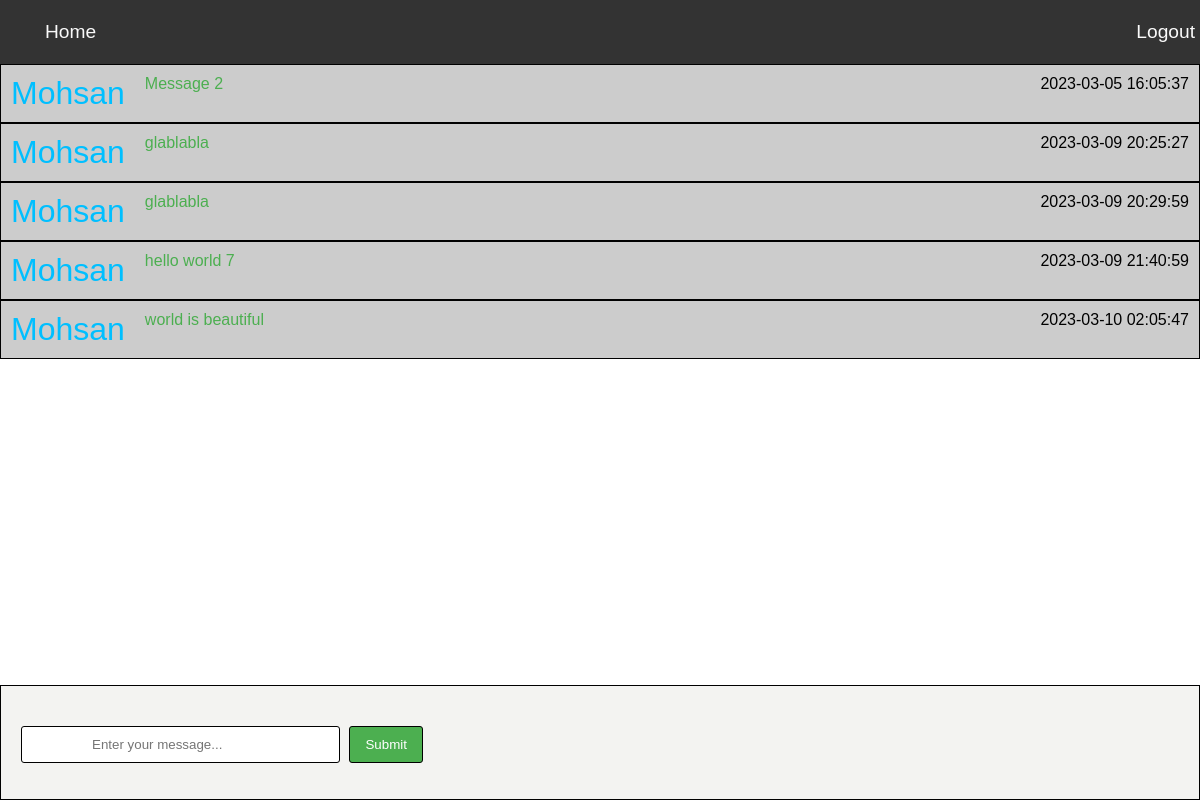
The app's page /userDetail.php?id=1 with its own data.
### tables this page shows
CREATE TABLE `messages` (
  `User_Id` int(3) NOT NULL,
  `Msg_Id` int(11) NOT NULL,
  `Message` varchar(50) NOT NULL,
  `Date` datetime NOT NULL DEFAULT current_timestamp()
);

CREATE TABLE `users` (
  `User_Id` int(11) NOT NULL,
  `Name` varchar(15) NOT NULL,
  `Email` varchar(25) NOT NULL,
  `Password` varchar(15) NOT NULL,
  `Status` varchar(10) NOT NULL
);

### userDetail.php (the view, shortened to what this page needs)
<html>
<head>
</head>
<body>
    <div class="msg-box">
        <?php
        include('./Nav.php');
        include('./db.php');
        if (isset($_GET['id'])) {
            $currentUser = $_GET['currentUser'];
            $User_id = $_GET['id'];
            $sql3 = "SELECT users.User_Id, users.Name, messages.Message,messages.Date  FROM users JOIN messages ON users.User_Id = messages.User_Id  WHERE messages.User_Id = '$User_id' OR messages.User_Id = '$currentUser'";
            $user = mysqli_query($conn, $sql3);
            while ($row = mysqli_fetch_assoc($user)) {
        ?>
                <div class="user-msg">
                    <h1 class="msg-h1"><?php echo $row['Name'] ?></h1>
                    <p class="msg-p"><?php echo $row['Message'] ?></p>
                    <p class="sticky"><?php echo $row['Date'] ?></p>
                </div>
            <?php
            }
            include('msgbox.php');
            ?>
    </div>
<?php
        } else {
            echo 'failed';
        }
?>
</body>
</html>

### Nav.php (shortened to what this page needs)
<html>
<head>
</head>
<body>
    <nav>
        <ul>
            <li><a class="a" href="#">Home</a></li>
            <?php
            if (isset($_SESSION['logedIn'])) {
            ?>
                <li class="sticky"><a class="a" href="./LoginForm.php"> Login</a></li>
            <?php                  } else {
            ?>
                <li class="sticky"><a class="a" href="./LoginForm.php">Logout</a></li>
            <?php }
            ?>
        </ul>
    </nav>
</body>
</html>

### msgbox.php
<div class="box">
    <div class="messagebox">
        <p class="typing"></p>
        <form method="POST" action="Sendmsg.php">
            <input type="text" name="message" placeholder="Enter your message...">
            <input type="submit" name="sub">
        </form>
    </div>
</div>

### userDetail.php (style rules this page uses)
body { font-family: 'Poppins', sans-serif; }
.user-msg { display: flex; border: 1px solid black; background-color: #CCC; }
.msg-h1 { color: deepskyblue; }
.msg-p { color: #4CAF50; font-weight: 300; }
h1, p { margin: 5px; padding: 5px; font-weight: 200; }
h1 { font-weight: 300; }
.messagebox { border: 1px solid black; position: fixed; bottom: 0; left: 0; right: 0; margin: 0; background-color: #f3f3f1; padding: 20px; }
input[type='submit'] { background-color: #4CAF50; color: #ffffff; border: 0.5px solid black; padding: 10px 15px; border-radius: 3px; cursor: pointer; }
input[type='text'] { padding: 10px 70px 10px 70px; margin-right: 5px; border: 0.5px solid black; border-radius: 3px; }
.sticky { margin-left: auto; }
.msg-box { display: flex; flex-direction: column; width: 100%; height: auto; margin-bottom: 200px; }

### Nav.php (style rules this page uses)
body { margin: 0; }
nav { display: flex; width: 100%; background-color: #333; }
.a { font-size: larger; font-weight: 300; text-decoration: none; color: #fafafa; }
ul { display: flex; height: auto; width: 100%; list-style: none; background-color: #333; }
li { margin: 5px; }
.sticky { margin-left: auto; }

### records on screen
messages: User_Id.Name "Mohsan", Message "Message 2", Date "2023-03-05 16:05:37"
messages: User_Id.Name "Mohsan", Message "glablabla", Date "2023-03-09 20:25:27"
messages: User_Id.Name "Mohsan", Message "glablabla", Date "2023-03-09 20:29:59"
messages: User_Id.Name "Mohsan", Message "hello world 7", Date "2023-03-09 21:40:59"
messages: User_Id.Name "Mohsan", Message "world is beautiful", Date "2023-03-10 02:05:47"
